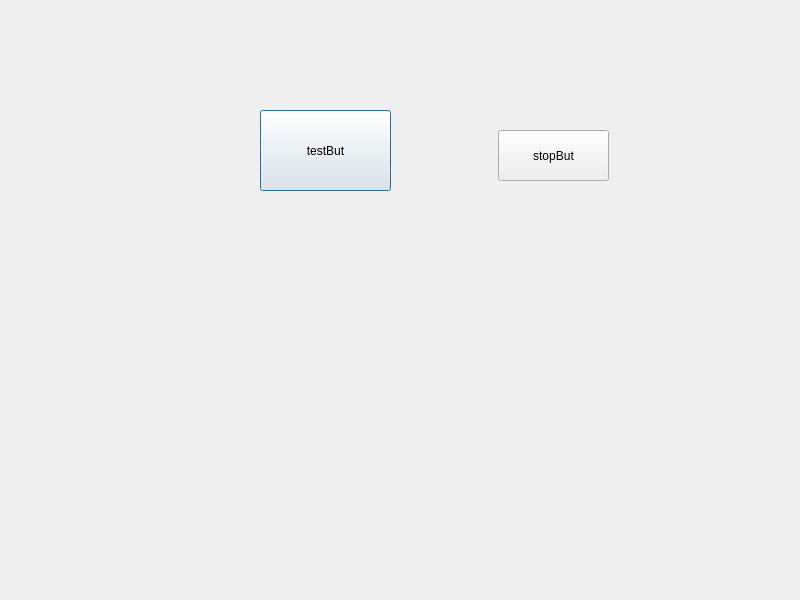
<?xml version="1.0" encoding="UTF-8"?>
<ui version="4.0">
 <class>Dialog</class>
 <widget class="QDialog" name="Dialog">
  <property name="geometry">
   <rect>
    <x>0</x>
    <y>0</y>
    <width>800</width>
    <height>600</height>
   </rect>
  </property>
  <property name="windowTitle">
   <string>Dialog</string>
  </property>
  <widget class="QPushButton" name="testBut">
   <property name="geometry">
    <rect>
     <x>260</x>
     <y>110</y>
     <width>131</width>
     <height>81</height>
    </rect>
   </property>
   <property name="text">
    <string>testBut</string>
   </property>
  </widget>
  <widget class="QPushButton" name="stopBut">
   <property name="geometry">
    <rect>
     <x>498</x>
     <y>130</y>
     <width>111</width>
     <height>51</height>
    </rect>
   </property>
   <property name="text">
    <string>stopBut</string>
   </property>
  </widget>
 </widget>
 <resources/>
 <connections/>
</ui>
